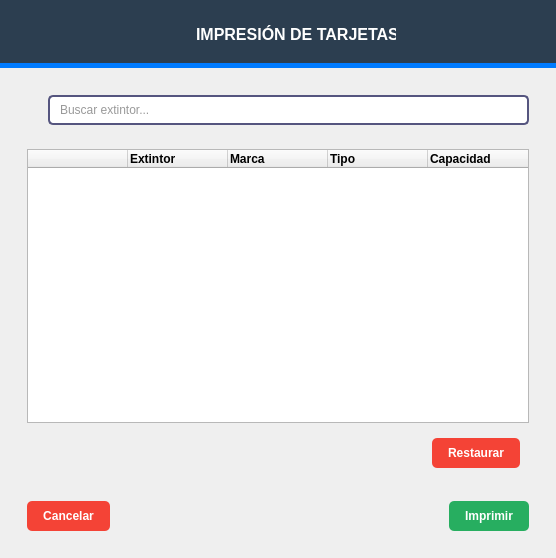
<?xml version="1.0" encoding="UTF-8"?>
<ui version="4.0">
 <class>Impresion</class>
 <widget class="QDialog" name="Impresion">
  <property name="geometry">
   <rect>
    <x>0</x>
    <y>0</y>
    <width>556</width>
    <height>558</height>
   </rect>
  </property>
  <property name="windowTitle">
   <string>Dialog</string>
  </property>
  <property name="styleSheet">
   <string notr="true">QLineEdit {
     border: 2px solid rgb(85, 85, 127);
     border-radius: 5px;
     padding: 5px 8px;
     color: #333;
     background-color: #fff;
   }
   QLineEdit:focus {
     border: 1px solid #0078d7;
     background-color: #eef6ff;
   }
 QPushButton {
     border: none;
     padding: 8px 16px;
     border-radius: 5px;
     font-weight: bold;
   }
   QPushButton#cancelar_form {
     background-color: #f44336;
     color: white;
   }
   QPushButton#cancelar_form:hover {
     background-color: #d32f2f;
   }
   QPushButton#imprimir {
     background-color: #27ae60;
     color: white;
   }
   QPushButton#imprimir:hover {
     background-color: #0d47a1;
   }
QPushButton#pushButton_6 {
     background-color: #f44336;
     color: white;
   }</string>
  </property>
  <layout class="QVBoxLayout" name="verticalLayout" stretch="1,8">
   <property name="spacing">
    <number>0</number>
   </property>
   <property name="leftMargin">
    <number>0</number>
   </property>
   <property name="topMargin">
    <number>0</number>
   </property>
   <property name="rightMargin">
    <number>0</number>
   </property>
   <property name="bottomMargin">
    <number>0</number>
   </property>
   <item>
    <widget class="QWidget" name="widget" native="true">
     <property name="styleSheet">
      <string notr="true">background: #2C3E50;
border-bottom: 6px solid #5F9EA0;
border-bottom: 5px solid #007BFF;</string>
     </property>
     <layout class="QHBoxLayout" name="horizontalLayout">
      <item>
       <spacer name="horizontalSpacer">
        <property name="orientation">
         <enum>Qt::Horizontal</enum>
        </property>
        <property name="sizeHint" stdset="0">
         <size>
          <width>40</width>
          <height>20</height>
         </size>
        </property>
       </spacer>
      </item>
      <item alignment="Qt::AlignHCenter">
       <widget class="QLabel" name="label">
        <property name="minimumSize">
         <size>
          <width>30</width>
          <height>30</height>
         </size>
        </property>
        <property name="maximumSize">
         <size>
          <width>30</width>
          <height>30</height>
         </size>
        </property>
        <property name="styleSheet">
         <string notr="true">border:none;</string>
        </property>
        <property name="text">
         <string/>
        </property>
        <property name="pixmap">
         <pixmap>../images/print.png</pixmap>
        </property>
        <property name="scaledContents">
         <bool>true</bool>
        </property>
       </widget>
      </item>
      <item alignment="Qt::AlignHCenter">
       <widget class="QLabel" name="label_2">
        <property name="minimumSize">
         <size>
          <width>50</width>
          <height>50</height>
         </size>
        </property>
        <property name="maximumSize">
         <size>
          <width>200</width>
          <height>200</height>
         </size>
        </property>
        <property name="font">
         <font>
          <pointsize>12</pointsize>
          <italic>false</italic>
          <bold>true</bold>
         </font>
        </property>
        <property name="styleSheet">
         <string notr="true">font-weight: bold;
border:none;
color:rgb(255, 255, 255);</string>
        </property>
        <property name="text">
         <string>IMPRESIÓN DE TARJETAS</string>
        </property>
       </widget>
      </item>
      <item>
       <spacer name="horizontalSpacer_2">
        <property name="orientation">
         <enum>Qt::Horizontal</enum>
        </property>
        <property name="sizeHint" stdset="0">
         <size>
          <width>40</width>
          <height>20</height>
         </size>
        </property>
       </spacer>
      </item>
     </layout>
    </widget>
   </item>
   <item>
    <widget class="QWidget" name="widget_2" native="true">
     <layout class="QHBoxLayout" name="horizontalLayout_2">
      <item>
       <widget class="QWidget" name="widget_3" native="true">
        <layout class="QVBoxLayout" name="verticalLayout_2">
         <item>
          <widget class="QWidget" name="widget_4" native="true">
           <layout class="QHBoxLayout" name="horizontalLayout_3">
            <item alignment="Qt::AlignLeft">
             <widget class="QPushButton" name="pushButton">
              <property name="maximumSize">
               <size>
                <width>15</width>
                <height>16777215</height>
               </size>
              </property>
              <property name="text">
               <string/>
              </property>
              <property name="icon">
               <iconset>
                <normaloff>../images/buscar.png</normaloff>../images/buscar.png</iconset>
              </property>
             </widget>
            </item>
            <item>
             <widget class="QLineEdit" name="lineEdit">
              <property name="placeholderText">
               <string>Buscar extintor...</string>
              </property>
             </widget>
            </item>
           </layout>
          </widget>
         </item>
         <item>
          <widget class="QWidget" name="widget_5" native="true">
           <layout class="QVBoxLayout" name="verticalLayout_3">
            <item>
             <widget class="QTableWidget" name="tableWidget">
              <column>
               <property name="text">
                <string/>
               </property>
               <property name="font">
                <font>
                 <bold>true</bold>
                </font>
               </property>
               <property name="textAlignment">
                <set>AlignLeading|AlignVCenter</set>
               </property>
              </column>
              <column>
               <property name="text">
                <string>Extintor</string>
               </property>
               <property name="font">
                <font>
                 <bold>true</bold>
                </font>
               </property>
               <property name="textAlignment">
                <set>AlignLeading|AlignVCenter</set>
               </property>
              </column>
              <column>
               <property name="text">
                <string>Marca</string>
               </property>
               <property name="font">
                <font>
                 <bold>true</bold>
                </font>
               </property>
               <property name="textAlignment">
                <set>AlignLeading|AlignVCenter</set>
               </property>
              </column>
              <column>
               <property name="text">
                <string>Tipo</string>
               </property>
               <property name="font">
                <font>
                 <bold>true</bold>
                </font>
               </property>
               <property name="textAlignment">
                <set>AlignLeading|AlignVCenter</set>
               </property>
              </column>
              <column>
               <property name="text">
                <string>Capacidad</string>
               </property>
               <property name="font">
                <font>
                 <bold>true</bold>
                </font>
               </property>
               <property name="textAlignment">
                <set>AlignLeading|AlignVCenter</set>
               </property>
              </column>
             </widget>
            </item>
            <item>
             <widget class="QWidget" name="widget_7" native="true">
              <layout class="QHBoxLayout" name="horizontalLayout_5">
               <item alignment="Qt::AlignLeft">
                <widget class="QLabel" name="contador">
                 <property name="text">
                  <string/>
                 </property>
                </widget>
               </item>
               <item>
                <spacer name="horizontalSpacer_4">
                 <property name="orientation">
                  <enum>Qt::Horizontal</enum>
                 </property>
                 <property name="sizeHint" stdset="0">
                  <size>
                   <width>40</width>
                   <height>20</height>
                  </size>
                 </property>
                </spacer>
               </item>
               <item>
                <widget class="QPushButton" name="pushButton_6">
                 <property name="cursor">
                  <cursorShape>PointingHandCursor</cursorShape>
                 </property>
                 <property name="text">
                  <string>Restaurar</string>
                 </property>
                </widget>
               </item>
              </layout>
             </widget>
            </item>
           </layout>
          </widget>
         </item>
         <item>
          <widget class="QWidget" name="widget_6" native="true">
           <layout class="QHBoxLayout" name="horizontalLayout_4">
            <item>
             <widget class="QPushButton" name="cancelar_form">
              <property name="cursor">
               <cursorShape>PointingHandCursor</cursorShape>
              </property>
              <property name="text">
               <string>Cancelar</string>
              </property>
             </widget>
            </item>
            <item>
             <spacer name="horizontalSpacer_3">
              <property name="orientation">
               <enum>Qt::Horizontal</enum>
              </property>
              <property name="sizeHint" stdset="0">
               <size>
                <width>40</width>
                <height>20</height>
               </size>
              </property>
             </spacer>
            </item>
            <item>
             <widget class="QPushButton" name="imprimir">
              <property name="cursor">
               <cursorShape>PointingHandCursor</cursorShape>
              </property>
              <property name="styleSheet">
               <string notr="true"/>
              </property>
              <property name="text">
               <string>Imprimir</string>
              </property>
              <property name="icon">
               <iconset>
                <normaloff>../images/print.png</normaloff>../images/print.png</iconset>
              </property>
             </widget>
            </item>
           </layout>
          </widget>
         </item>
        </layout>
       </widget>
      </item>
     </layout>
    </widget>
   </item>
  </layout>
 </widget>
 <resources/>
 <connections/>
</ui>
